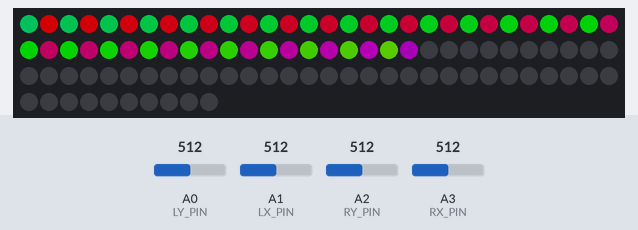
Simulated run of this sketch. Board: Arduino Uno, built with avr-gcc and run on an emulated ATmega328P. Parts: 100 RGB LEDs in strip order, left to right, continuing on the next row. The inputs (shaded band) are chosen by the test bench; at power-on: A0 (LY_PIN) = 512, A3 (RX_PIN) = 512, A1 (LX_PIN) = 512, A2 (RY_PIN) = 512. Dim RGB values are drawn brighter than linear.

Above: at 4.2 s.
4.3 s: A0 (LY_PIN) set to 716
At 5.5 s:
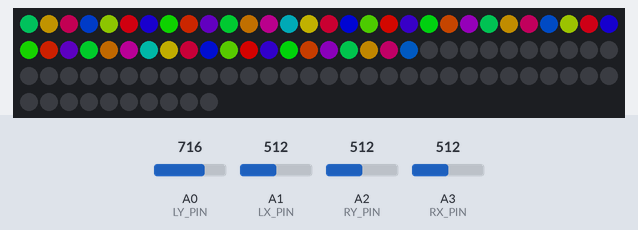
5.8 s: A3 (RX_PIN) set to 716
At 6.4 s:
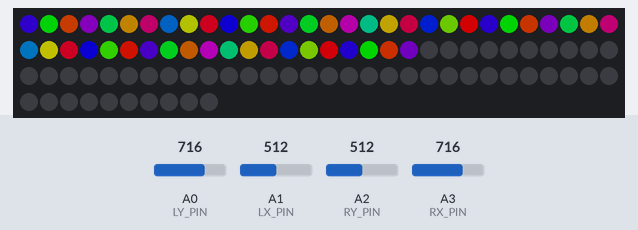
7.3 s: A1 (LX_PIN) set to 992
At 8.5 s:
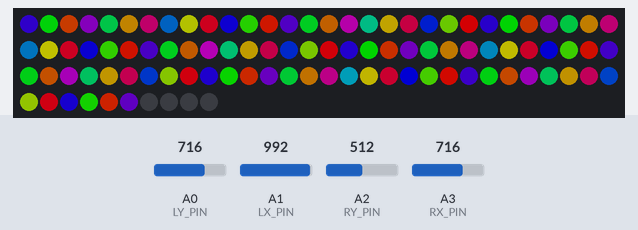
8.8 s: A3 (RX_PIN) set to 30
At 10.0 s:
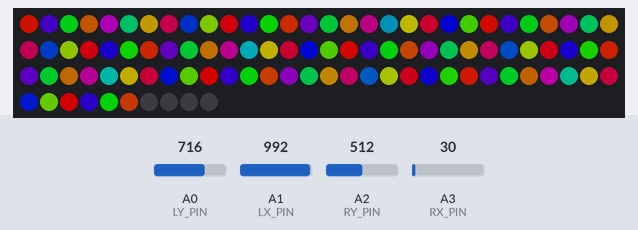
10.3 s: A2 (RY_PIN) set to 30
At 10.7 s:
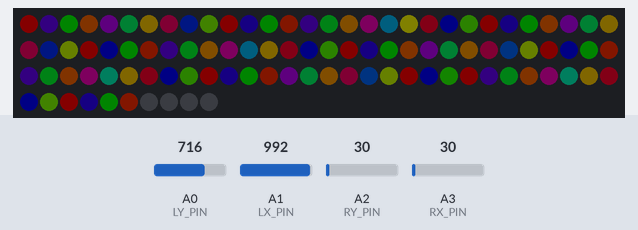
11.8 s: A0 (LY_PIN) set to 245
At 12.2 s:
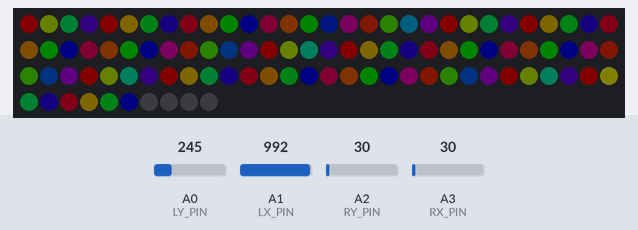
Timing chart, 0 to 14.3 s (numbered marks = the images above; inputs shaded):
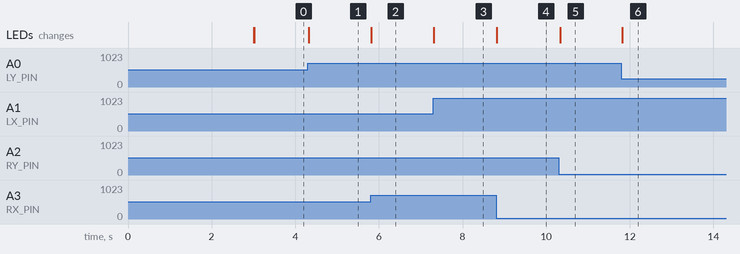

The sketch:

RainbowThumbStick.ino
```cpp
#include "FastLED.h"

#define LED_TYPE       WS2812
#define COLOR_ORDER     GRB      //Strip
#define NUM_LEDS        100

#define DATA_PIN    6         //Pin Out

#define LY_PIN      A0      //Pins In
#define LX_PIN      A1
#define RY_PIN      A2
#define RX_PIN      A3


#define FPS           120

#define MIN_BRIGHT    0        //Visuals
#define MAX_BRIGHT    255

CRGB leds[NUM_LEDS];

int state;


void setup() {
delay(3000);
FastLED.clear();
FastLED.addLeds<LED_TYPE,DATA_PIN,COLOR_ORDER>(leds, NUM_LEDS).setCorrection(TypicalLEDStrip);
}


uint8_t gHue = 0;
int mappedGlit = 1;

void loop(){

int mappedGlit = map(analogRead(LY_PIN), 0, 1023, 0, 255);                       //Left Stick
int mappedNum = map(analogRead(LX_PIN), 0, 1023, 0, 100);
int mappedValue = map(analogRead(RY_PIN), 0, 1023, 0, 255);                     //Right Stick
EVERY_N_MILLISECONDS(1) {gHue = map(analogRead(RX_PIN), 0, 1023, 0, 255);}

  fill_rainbow ( leds, mappedNum, gHue, mappedGlit);                          //Display
  FastLED.show();
  FastLED.delay(1000/FPS);
  FastLED.setBrightness(constrain(mappedValue, MIN_BRIGHT, MAX_BRIGHT));
  FastLED.clear();
}
```

Measured:
- after the input at 4.3 s, the LEDs: change at once (image 1)
- after the input at 5.8 s, the LEDs: change at once (image 2)
- after the input at 7.3 s, the LEDs: change at once (image 3)
- after the input at 8.8 s, the LEDs: change at once (image 4)
- after the input at 10.3 s, the LEDs: change at once (image 5)
- after the input at 11.8 s, the LEDs: change at once (image 6)
